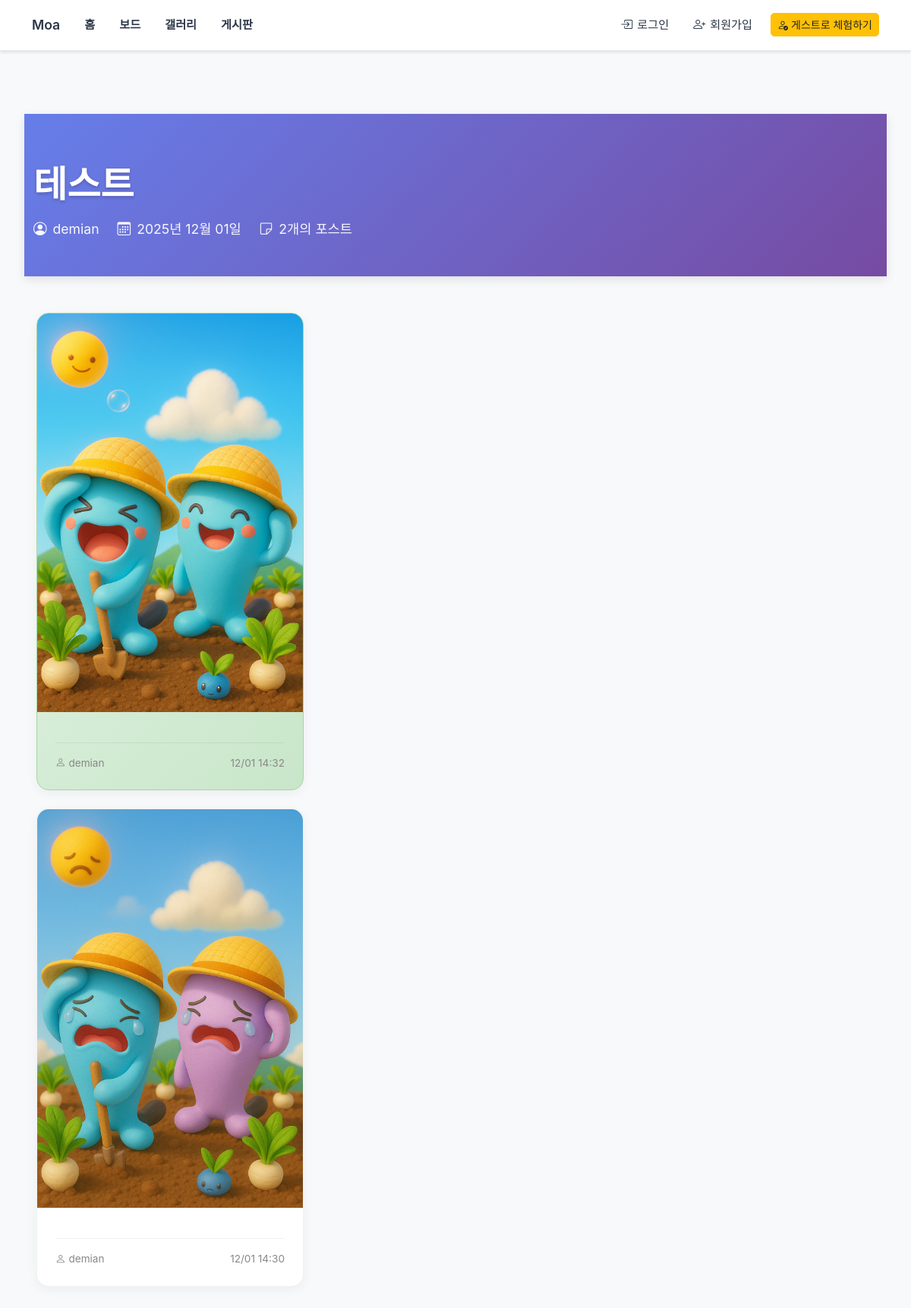
Page /collaboration/board/12/public/ on the committed database.
### collaboration/models.py (models this page shows, shortened)
class Board(models.Model):
    title = models.CharField(max_length=100)
    creator = models.ForeignKey(
        settings.AUTH_USER_MODEL,
        on_delete=models.CASCADE,
        related_name='created_boards'
    )
    is_public = models.BooleanField(default=True, verbose_name='공개 여부')
    created_at = models.DateTimeField(auto_now_add=True)
    updated_at = models.DateTimeField(auto_now=True)
    class Meta:
        verbose_name = '보드'
        verbose_name_plural = '보드들'
        ordering = ['-created_at']

class Post(models.Model):
    COLOR_CHOICES = [
        ('yellow', '노란색'),
        ('blue', '파란색'),
        ('green', '초록색'),
        ('pink', '분홍색'),
        ('purple', '보라색'),
        ('orange', '주황색'),
        ('cyan', '청록색'),
        ('lime', '라임색'),
        ('indigo', '남색'),
        ('teal', '청록색'),
    ]
    board = models.ForeignKey(
        Board,
        on_delete=models.CASCADE,
        related_name='posts'
    )
    user = models.ForeignKey(
        settings.AUTH_USER_MODEL,
        on_delete=models.CASCADE,
        related_name='posts'
    )
    content = models.TextField()
    color = models.CharField(max_length=10, choices=COLOR_CHOICES, default='yellow')
    position_x = models.FloatField(default=0.0, null=True, blank=True)
    position_y = models.FloatField(default=0.0, null=True, blank=True)
    z_index = models.IntegerField(default=1, verbose_name='레이어 순서')
    image = models.ImageField(upload_to='posts/', null=True, blank=True, verbose_name='이미지')
    attached_file = models.FileField(upload_to='files/', null=True, blank=True, verbose_name='첨부 파일')
    created_at = models.DateTimeField(auto_now_add=True)
    updated_at = models.DateTimeField(auto_now=True)
    class Meta:
        verbose_name = '포스트'
        verbose_name_plural = '포스트들'
        ordering = ['-created_at']

### collaboration/views.py (the view)
# urls.py: path('board/<int:board_id>/public/', views.board_public, name='board_public'),
def board_public(request, board_id):
    board = get_object_or_404(Board, id=board_id)
    if not board.is_public:
        if not request.user.is_authenticated or board.creator != request.user:
            return HttpResponseForbidden("이 보드에 접근할 권한이 없습니다.")
    posts = Post.objects.filter(board=board).order_by('-created_at')
    context = {
        'board': board,
        'posts': posts,
    }
    return render(request, 'collaboration/board_public.html', context)

### collaboration/templates/collaboration/board_public.html (shortened to what this page needs)
{% extends 'collaboration/base.html' %}
{% block content %}
<div class="board-public-header">
    <div class="container">
        <h1>{{ board.title }}</h1>
        <div class="header-meta">
            <div class="header-meta-item">
                <i class="bi bi-person-circle"></i>
                <span>{{ board.creator.username }}</span>
            </div>
            <div class="header-meta-item">
                <i class="bi bi-calendar3"></i>
                <span>{{ board.created_at|date:"Y년 m월 d일" }}</span>
            </div>
            <div class="header-meta-item">
                <i class="bi bi-sticky"></i>
                <span>{{ posts.count }}개의 포스트</span>
            </div>
        </div>
    </div>
</div>
<div class="masonry-container pb-5">
    {% if posts %}
    <div class="masonry-grid">
        {% for post in posts %}
        <div class="masonry-item">
            <div class="post-card post-{{ post.color }}">
                {% if post.image %}
                <img src="{{ post.image.url }}" alt="포스트 이미지" class="post-card-image">
                {% endif %}
                <div class="post-card-content">
                    <div class="post-card-meta">
                        <span><i class="bi bi-person"></i> {{ post.user.username }}</span>
                        <span>{{ post.created_at|date:"m/d H:i" }}</span>
                    </div>
                </div>
            </div>
        </div>
        {% endfor %}
    </div>
    {% else %}
    <div class="empty-state">
        <i class="bi bi-inbox"></i>
        <h3>아직 게시된 포스트가 없습니다.</h3>
        <p>편집 모드에서 첫 번째 이야기를 남겨보세요!</p>
    </div>
    {% endif %}
</div>
{% endblock %}

### collaboration/static/css/style.css (style rules this page uses)
:root { --gemini-bg: #f8f9fa; --gemini-surface: #ffffff; --gemini-primary: #4285f4; --gemini-primary-light: #e8f0fe; --gemini-secondary: #34a853; --gemini-accent: #ea4335; --gemini-text: #202124; --gemini-text-light: #5f6368; --gemini-border: #e8eaed; --gemini-shadow: rgba(60, 64, 67, 0.08); --gemini-shadow-hover: rgba(60, 64, 67, 0.12); }
* { font-family: 'Noto Sans KR', -apple-system, BlinkMacSystemFont, 'Segoe UI', sans-serif; }
body { background-color: var(--gemini-bg); color: var(--gemini-text); font-family: 'Noto Sans KR', -apple-system, BlinkMacSystemFont, 'Segoe UI', 'Malgun Gothic', sans-serif; font-weight: 400; font-size: 1rem; line-height: 1.6; padding-top: 70px; }

### collaboration/templates/collaboration/board_public.html (style rules this page uses)
body { background-color: #f8f9fa; }
.board-public-header { background: linear-gradient(135deg, #667eea 0%, #764ba2 100%); color: white; padding: 4rem 0 3rem; margin-bottom: 3rem; box-shadow: 0 4px 12px rgba(0, 0, 0, 0.1); }
.board-public-header h1 { font-size: 3rem; font-weight: 700; margin-bottom: 1rem; text-shadow: 0 2px 4px rgba(0, 0, 0, 0.2); }
.header-meta { display: flex; align-items: center; gap: 1.5rem; font-size: 1.1rem; opacity: 0.95; }
.header-meta-item { display: flex; align-items: center; gap: 0.5rem; }
.masonry-container { padding: 0 1rem; max-width: 1400px; margin: 0 auto; }
.masonry-grid { column-count: 1; column-gap: 1.5rem; }
@media (min-width: 576px) { .masonry-grid { column-count: 2; } }
@media (min-width: 992px) { .masonry-grid { column-count: 3; } }
.masonry-item { break-inside: avoid; margin-bottom: 1.5rem; display: inline-block; width: 100%; }
.post-card { background: white; border-radius: 16px; overflow: hidden; box-shadow: 0 4px 15px rgba(0, 0, 0, 0.05); transition: transform 0.3s ease, box-shadow 0.3s ease; border: 1px solid rgba(0,0,0,0.05); }
.post-card-image { width: 100%; display: block; object-fit: cover; }
.post-card-content { padding: 1.5rem; }
.post-card-meta { padding-top: 1rem; border-top: 1px solid rgba(0,0,0,0.06); font-size: 0.85rem; color: #888; display: flex; justify-content: space-between; align-items: center; }
.post-green { background: linear-gradient(135deg, #e8f5e9 0%, #c8e6c9 100%); border-color: #a5d6a7; }

### rows in the picture
Board: title "테스트", creator.username "demian", created_at "2025년 12월 01일"
Post: image (picture), user.username "demian", created_at "12/01 14:32"
Post: image (picture), user.username "demian", created_at "12/01 14:30"

### other values in the picture
{{ posts.count }} "2"
